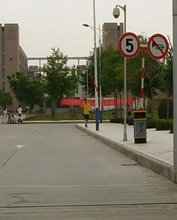
%> input picture Localizaion_Refinement/In_Development/1.jpg, 177 x 220 px, shrunk from 458 x 570 before the run
$ octave hog.m   (GNU Octave 9; MATLAB toolbox functions it lacks are replaced by stand-ins)
%> lines starting %> are read from the running program, lines starting %| are printed output that depends on the picture; in (x1, y1, x2, y2) boxes, pixels count from 0 and x2, y2 are one past the last pixel; in counts of white or black regions, pixels touching at a corner belong together; the program's own positions count from 1
im = imread('1.jpg');
%> im is the input picture: size 220x177x3 uint8; mean R, G, B 128.3, 123.4, 107.6
if size(im,3) == 3
    im = rgb2gray(im);
%> im: size 220x177 uint8
end
im = double(im);
%> im: size 220x177 double
rows = size(im,1);
%> rows = 220
cols = size(im,2);
%> cols = 177
%h = fspecial('gaussian');
%im = imfilter(im,h);
%figure,imshow(im,[]);
im = im.^0.5;   % gamma calibration
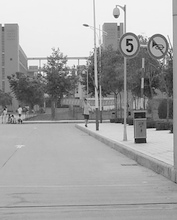
%> im: size 220x177 double; min 1.41, max 15.91, mean 10.7; drawn with min black and max white
%figure,imshow(im,[]);
Ix = im;
Iy = im;
for i = 1:rows-2   % Calculate the gradient in X and Y direction
    Iy(i,:) = im(i+2,:)-im(i,:);
end
    Iy(rows-1,:) = Iy(rows-2,:);
%> Iy: size 220x177 double; min -10.61, max 11.64, mean 0.0114
    Iy(rows,:) = Iy(rows-2,:);
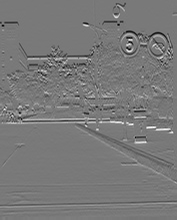
%> Iy: size 220x177 double; min -10.61, max 11.64, mean -0.0376; drawn with min black and max white
for j = 1:cols-2
    Ix(:,j) = im(:,j+2)-im(:,j);
end
    Ix(:,cols-1) = Ix(:,cols-2);
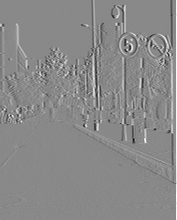
%> Ix: size 220x177 double; min -12.69, max 10.91, mean 0.0517; drawn with min black and max white
    Ix(:,cols) = Ix(:,cols-2);
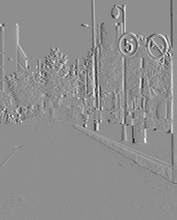
%> Ix: size 220x177 double; 0.56% of pixels changed, all inside (x1, y1, x2, y2) = (176, 0, 177, 220); drawn with min black and max white
angle = atand(Iy./Ix);% Calculate the angle and magnitude of
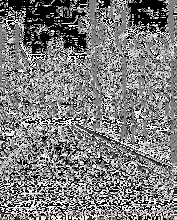
%> angle: size 220x177 double; 5.9% of the values are NaN or infinite; the others: min -90, max 90, mean 4.23; drawn with min black, max white, NaN and infinite black
angle = imadd(angle,90);
magtu = sqrt(Ix.^2+Iy.^2);
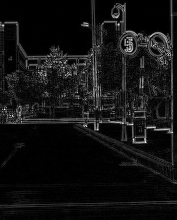
%> magtu: size 220x177 double; min 0, max 14.1, mean 1.05; drawn with min black and max white
angle(isnan(angle)) = 0;% Remove NaN
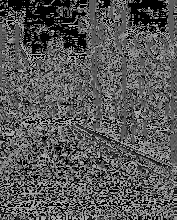
%> angle: size 220x177 double; min 0, max 180, mean 88.7
magtu(isnan(magtu)) = 0;
%figure,imshow(angle,[]);
%figure,imshow(magtu,[]);
hog_feature = [];
%Find every block
for i = 1:rows/8-1
    for j = 1:cols/8-1
        angle_block = angle((i-1)*8+1:(i-1)*8+16,(j-1)*8+1:(j-1)*8+16);
        magtu_block = magtu((i-1)*8+1:(i-1)*8+16,(j-1)*8+1:(j-1)*8+16);
        %magtu_block = imfilter(mag_block,gaussian);
        block_feature = [];
        %Find every cell in a block
        for ii = 1:2
            for jj = 1:2
                angle_cell = angle_block((ii-1)*8+1:(ii-1)*8+8,(jj-1)*8+1:(jj-1)*8+8);
                magtu_cell = magtu_block((ii-1)*8+1:(ii-1)*8+8,(jj-1)*8+1:(jj-1)*8+8);
                %Find every pixel's belonged bins
                hist_cell = zeros(1,9);
                for p = 1:8
                    for q = 1:8
                        % Bi_linear Interpolation
                        if angle_cell(p,q)>10 && angle_cell(p,q)<=30
                            hist_cell(1)=hist_cell(1)+magtu_cell(p,q)*(30-angle_cell(p,q))/20;
                            hist_cell(2)=hist_cell(2)+magtu_cell(p,q)*(angle_cell(p,q)-10)/20;
                        elseif angle_cell(p,q)>30 && angle_cell(p,q)<=50
                            hist_cell(2)=hist_cell(2)+magtu_cell(p,q)*(50-angle_cell(p,q))/20;
                            hist_cell(3)=hist_cell(3)+magtu_cell(p,q)*(angle_cell(p,q)-30)/20;
                        elseif angle_cell(p,q)>50 && angle_cell(p,q)<=70
                            hist_cell(3)=hist_cell(3)+magtu_cell(p,q)*(70-angle_cell(p,q))/20;
                            hist_cell(4)=hist_cell(4)+magtu_cell(p,q)*(angle_cell(p,q)-50)/20;
                        elseif angle_cell(p,q)>70 && angle_cell(p,q)<=90
                            hist_cell(4)=hist_cell(4)+magtu_cell(p,q)*(90-angle_cell(p,q))/20;
                            hist_cell(5)=hist_cell(5)+magtu_cell(p,q)*(angle_cell(p,q)-70)/20;
                        elseif angle_cell(p,q)>90 && angle_cell(p,q)<=110
                            hist_cell(5)=hist_cell(5)+magtu_cell(p,q)*(110-angle_cell(p,q))/20;
                            hist_cell(6)=hist_cell(6)+magtu_cell(p,q)*(angle_cell(p,q)-90)/20;
                        elseif angle_cell(p,q)>110 && angle_cell(p,q)<=130
                            hist_cell(6)=hist_cell(6)+magtu_cell(p,q)*(130-angle_cell(p,q))/20;
                            hist_cell(7)=hist_cell(7)+magtu_cell(p,q)*(angle_cell(p,q)-110)/20;
                        elseif angle_cell(p,q)>130 && angle_cell(p,q)<=150
                            hist_cell(7)=hist_cell(7)+magtu_cell(p,q)*(150-angle_cell(p,q))/20;
                            hist_cell(8)=hist_cell(8)+magtu_cell(p,q)*(angle_cell(p,q)-130)/20;
                        elseif angle_cell(p,q)>150 && angle_cell(p,q)<=170
                            hist_cell(8)=hist_cell(8)+magtu_cell(p,q)*(170-angle_cell(p,q))/20;
                            hist_cell(9)=hist_cell(9)+magtu_cell(p,q)*(angle_cell(p,q)-150)/20;
                        elseif angle_cell(p,q)>170 && angle_cell(p,q)<=180
                            hist_cell(9)=hist_cell(9)+magtu_cell(p,q)*(190-angle_cell(p,q))/20;
                            hist_cell(1)=hist_cell(1)+magtu_cell(p,q)*(angle_cell(p,q)-170)/20;
                        elseif angle_cell(p,q)>0 && angle_cell(p,q)<=10
                            hist_cell(1)=hist_cell(1)+magtu_cell(p,q)*(angle_cell(p,q)+10)/20;
                            hist_cell(9)=hist_cell(9)+magtu_cell(p,q)*(10-angle_cell(p,q))/20;
                        end
                    end
                end
                block_feature = [block_feature hist_cell];
            end
        end
                % Normalize block_feature using L2-norm
                block_feature = block_feature/sqrt(norm(block_feature)^2+0.00001);
                hog_feature = [hog_feature block_feature];
    end
end
%> after the loop, hist_cell = [2.41 2.99 1.33 1.21 1.36 1.77 1.64 3.02 2.96]
hog_feature(isnan(hog_feature)) = 0;
%Normalize the hog_feature using L2-Hys
hog_feature = hog_feature/sqrt(norm(hog_feature)^2+0.00001);
for z = 1:length(hog_feature)
    if hog_feature(z)>0.2
        hog_feature(z)=0.2
    end
end
hog_feature = hog_feature/sqrt(norm(hog_feature)^2+0.00001);

$ run again, with Localizaion_Refinement/In_Development/102.jpg copied over Localizaion_Refinement/In_Development/1.jpg
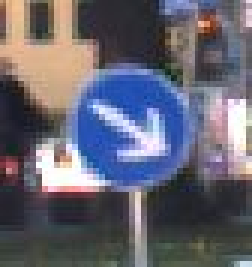
%> input picture Localizaion_Refinement/In_Development/102.jpg, 84 x 89 px (shown 3 times larger)
%> im is the input picture: size 89x84x3 uint8; mean R, G, B 101.7, 100.4, 113
%> `angle(isnan(angle)) = 0;`:
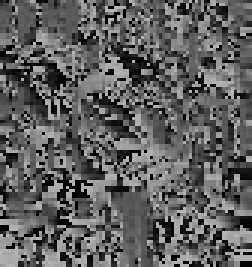
%> angle: size 89x84 double (shown 3 times larger); min 0, max 180, mean 95
%> after the loop `for i = 1:rows/8-1`: hist_cell = [12.8 4.09 1.2 2.08 3.29 5.43 6.91 8.03 20]; hog_feature = 3240 values, max 0.903 at index 2471, min 0 at index 53, mean 0.115
%> `hog_feature = hog_feature/sqrt(norm(hog_feature)^2+0.00001);`: hog_feature = 3240 values, max 0.0951 at index 2471, min 0 at index 53, mean 0.0121
